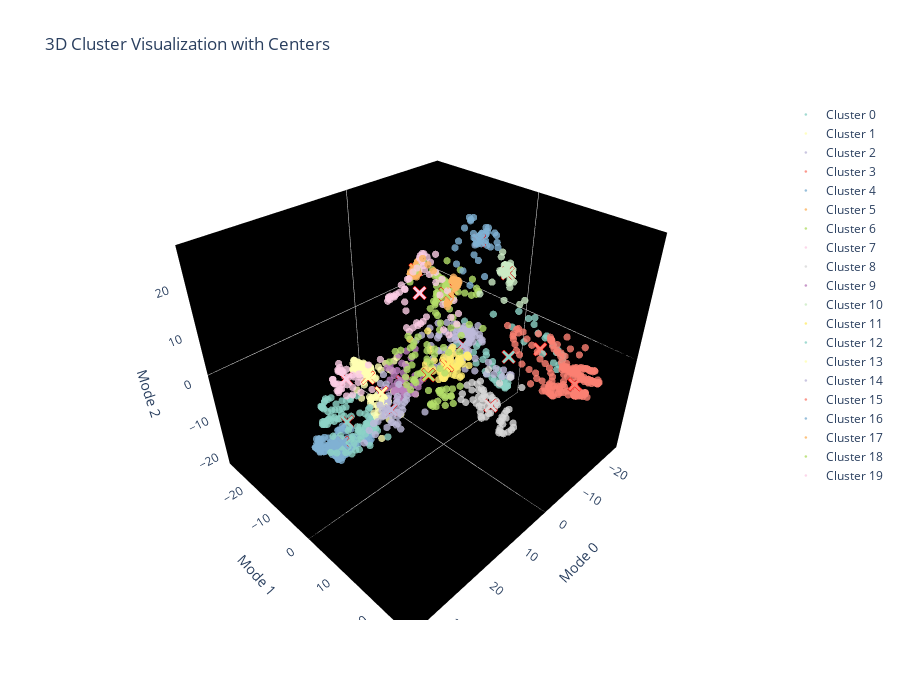

Notebook cell for this chart:
### Markdown cell above
### Plotting Clusters and Centers int 3-D space

### Code cell
def plot_3d_clusters_with_centers(cluster_data, cluster_labels, true_labels, centers, mode_choices):
    """
    3D scatter plot of clusters with cluster centers using Plotly
    """
    fig = go.Figure()

    # Plot each cluster with different colors
    unique_clusters = np.unique(cluster_labels)
    colors = px.colors.qualitative.Set3

    for i, cluster_id in enumerate(unique_clusters):
        mask = cluster_labels == cluster_id
        color = colors[i % len(colors)]

        # Add cluster points
        fig.add_trace(go.Scatter3d(
            x=cluster_data[0, mask],
            y=cluster_data[1, mask],
            z=cluster_data[2, mask],
            mode='markers',
            marker=dict(
                size=2.5,
                color=color,
                opacity=0.8,
                line=dict(
                width=0,  # Width of the stroke (outline)
                color='grey' # Color of the stroke (outline)
                )
            ),
            name=f'Cluster {cluster_id}',
            text=[f'True Class: {true_labels[j]}' for j in np.where(mask)[0]],
            hovertemplate='<b>%{text}</b><br>' +
                         'Mode 0: %{x:.3f}<br>' +
                         'Mode 1: %{y:.3f}<br>' +
                         'Mode 2: %{z:.3f}<br>' +
                         '<extra></extra>'
        ))

        # Add cluster center
        fig.add_trace(go.Scatter3d(
            x=[centers[cluster_id, 0]],
            y=[centers[cluster_id, 1]],
            z=[centers[cluster_id, 2]],
            mode='markers',
            marker=dict(
                size=5,
                color=color,
                opacity=1.0,
                symbol='x',
                line=dict(width=110, color='red')
            ),
            showlegend=False,
            name=f'Center {cluster_id}',
            text=[f'Cluster {cluster_id} Center'],
            hovertemplate='<b>%{text}</b><br>' +
                         'Mode 0: %{x:.3f}<br>' +
                         'Mode 1: %{y:.3f}<br>' +
                         'Mode 2: %{z:.3f}<br>' +
                         '<extra></extra>'
        ))

    fig.update_layout(
        title='3D Cluster Visualization with Centers',
        scene=dict(
            xaxis=dict(backgroundcolor='black',
                       gridcolor='black'),
            yaxis=dict(backgroundcolor='black',
                       gridcolor='black'),
            zaxis=dict(backgroundcolor='black',
                       gridcolor='black'),
            xaxis_title=f'Mode {mode_choices[0]}',
            yaxis_title=f'Mode {mode_choices[1]}',
            zaxis_title=f'Mode {mode_choices[2]}',
            bgcolor='white'
        ),
        width=900,
        height=700
    )

    fig.show()

# Create the enhanced 3D plot
plot_3d_clusters_with_centers(cluster_data, cluster_labels, labels, centers, mode_choices)
